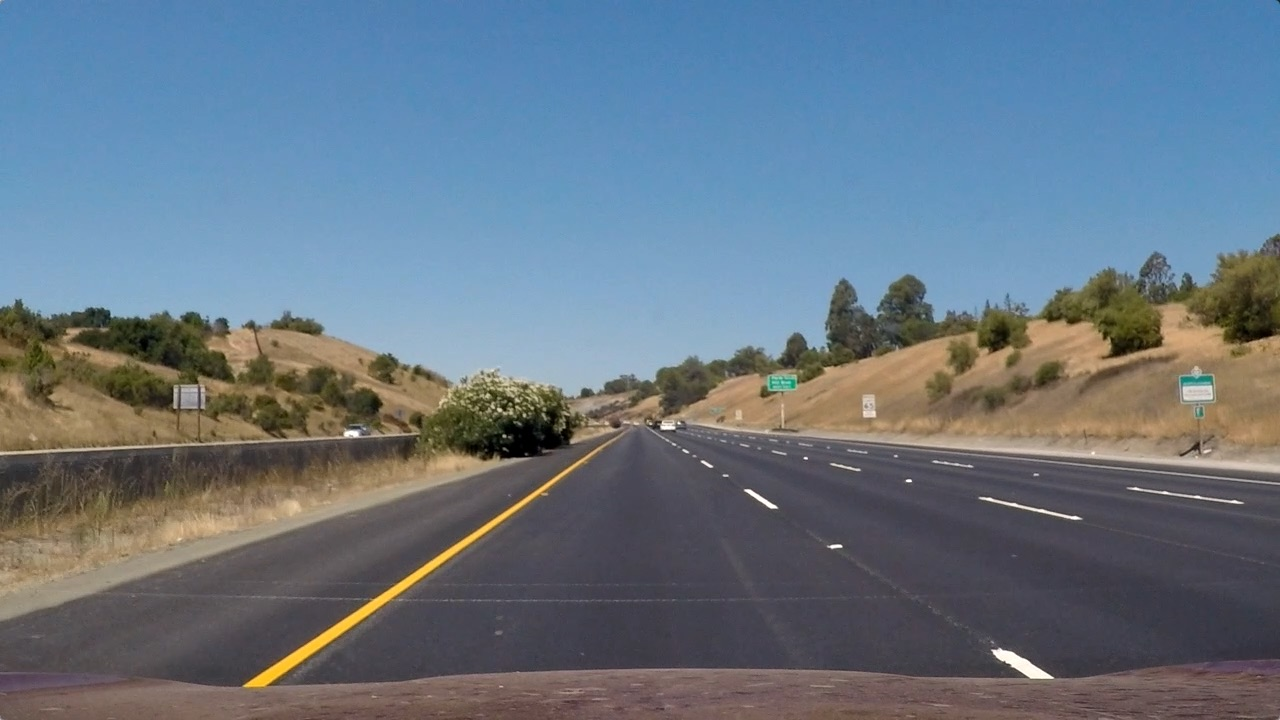
#> input picture test_images/straight_lines1.jpg, 1280 x 720 px
$ python hlsandgradfinalthresholding.py   (older library calls are emulated)
#> lines starting #> are read from the running program, lines starting #| are printed output that depends on the picture; after the words box and inside, x2 and y2 are one past the last pixel; in counts of white or black regions, pixels touching at a corner belong together
# -*- coding: utf-8 -*-
"""
Created on Fri Nov  6 08:46:30 2020

@author: Admin
"""

import matplotlib.pyplot as plt
import matplotlib.image as mpimg
import numpy as np
import cv2
import pickle

dist_pickle = pickle.load(open('./camera_cal/matrix.p','rb'))
#> (reads camera_cal/matrix.p from the repository)
dst = dist_pickle["dist"]
mtx = dist_pickle["mtx"]
#Calib test image
#image = cv2.imread('./camera_cal/calibration3.jpg')


def abs_sobel_thresh(img, orient='x', sobel_kernel=3, thresh=(0, 255)):
    # Calculate directional gradient
    # Apply threshold

    gray = cv2.cvtColor(img,cv2.COLOR_BGR2GRAY)
    if orient=='x':
        sobel = cv2.Sobel(gray,cv2.CV_64F,1,0,ksize=sobel_kernel)
    else:
        sobel = cv2.Sobel(gray,cv2.CV_64F,0,1,ksize=sobel_kernel)
    absolute = np.absolute(sobel)
    scaled = np.uint8(255*absolute/np.max(absolute))
    grad_binary = np.zeros_like(scaled)
    grad_binary[(scaled >= thresh[0])&(scaled <= thresh[1])] = 1

    return grad_binary

def mag_thresh(image, sobel_kernel=3, mag_thresh=(0, 255)):
    # Calculate gradient magnitude
    # Apply threshold
    gray_img = cv2.cvtColor(image,cv2.COLOR_BGR2GRAY)
    sobelx = cv2.Sobel(gray_img,cv2.CV_64F,1,0,ksize=sobel_kernel)
    sobely = cv2.Sobel(gray_img,cv2.CV_64F,0,1,ksize=sobel_kernel)
    mag_sobel = np.sqrt((sobelx)**2 + (sobely)**2)
    absolute = np.absolute(mag_sobel)
    scaled = np.uint8(255*absolute/np.max(absolute))
    mag_binary = np.zeros_like(scaled)
    mag_binary[(scaled >= mag_thresh[0])&(scaled <= mag_thresh[1])] = 1
    return mag_binary

def dir_threshold(image, sobel_kernel=3, thresh=(0, np.pi/2)):
    # Calculate gradient direction
    # Apply threshold
    gray_img = cv2.cvtColor(image,cv2.COLOR_BGR2GRAY)
    sobelx = cv2.Sobel(gray_img,cv2.CV_64F,1,0,ksize=sobel_kernel)
    sobely = cv2.Sobel(gray_img,cv2.CV_64F,0,1,ksize=sobel_kernel)
    absx = np.absolute(sobelx)
    absy = np.absolute(sobely)
    direction = np.arctan2(absy,absx)
    dir_binary =  np.zeros_like(gray_img)
    dir_binary[(direction >= thresh[0])&(direction <= thresh[1])] = 1
    return dir_binary

def hls_select(image,thresh=(0,255)):
    hls = cv2.cvtColor(image,cv2.COLOR_BGR2HLS)
    s = hls[:,:,2]
    binary_output = np.zeros_like(s)
    binary_output[(s>thresh[0])&(s<=thresh[1])]=1
    return binary_output

def hls_select_light(image,thresh=(0,255)):
    hls = cv2.cvtColor(image,cv2.COLOR_BGR2HLS)
    h = hls[:,:,1]
    binary_output = np.zeros_like(h)
    binary_output[(h>thresh[0])&(h<=thresh[1])]=1
    return binary_output


image = cv2.imread('./test_images/straight_lines1.jpg')
#> image is the input picture: shape (720, 1280, 3); mean B, G, R 131.2, 117.7, 103.2
# [7 lines of commented-out code are left out]

ksize = 3
img_undist = cv2.undistort(image,mtx,dst,None,mtx)
# [6 lines of commented-out code are left out]


gradx = abs_sobel_thresh(image, orient='x', sobel_kernel=ksize, thresh=(86, 249))
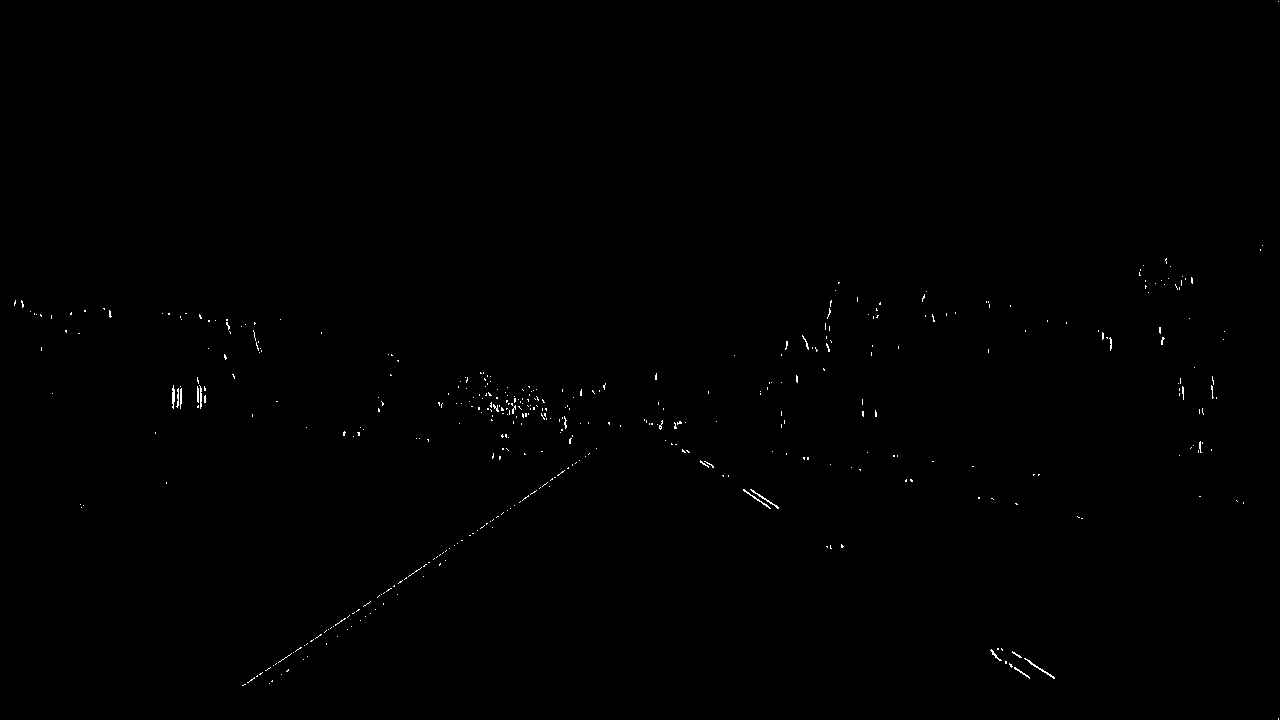
#> gradx: shape (720, 1280); values 0 (black) and 1 (white), 0.24% white in thin lines or dots
grady = abs_sobel_thresh(image, orient='y', sobel_kernel=ksize, thresh=(86, 247))
#> grady: shape (720, 1280); values 0 (black) and 1 (white), 0.73% white in thin lines or dots, all inside (x1, y1, x2, y2) = (0, 299, 1280, 718)
mag_binary = mag_thresh(image, sobel_kernel=ksize, mag_thresh=(109, 238))
#> mag_binary: shape (720, 1280); values 0 (black) and 1 (white), 0.46% white in thin lines or dots, all inside (x1, y1, x2, y2) = (0, 299, 1280, 688)
dir_binary = dir_threshold(image, sobel_kernel=ksize, thresh=(1.01, 1.56))
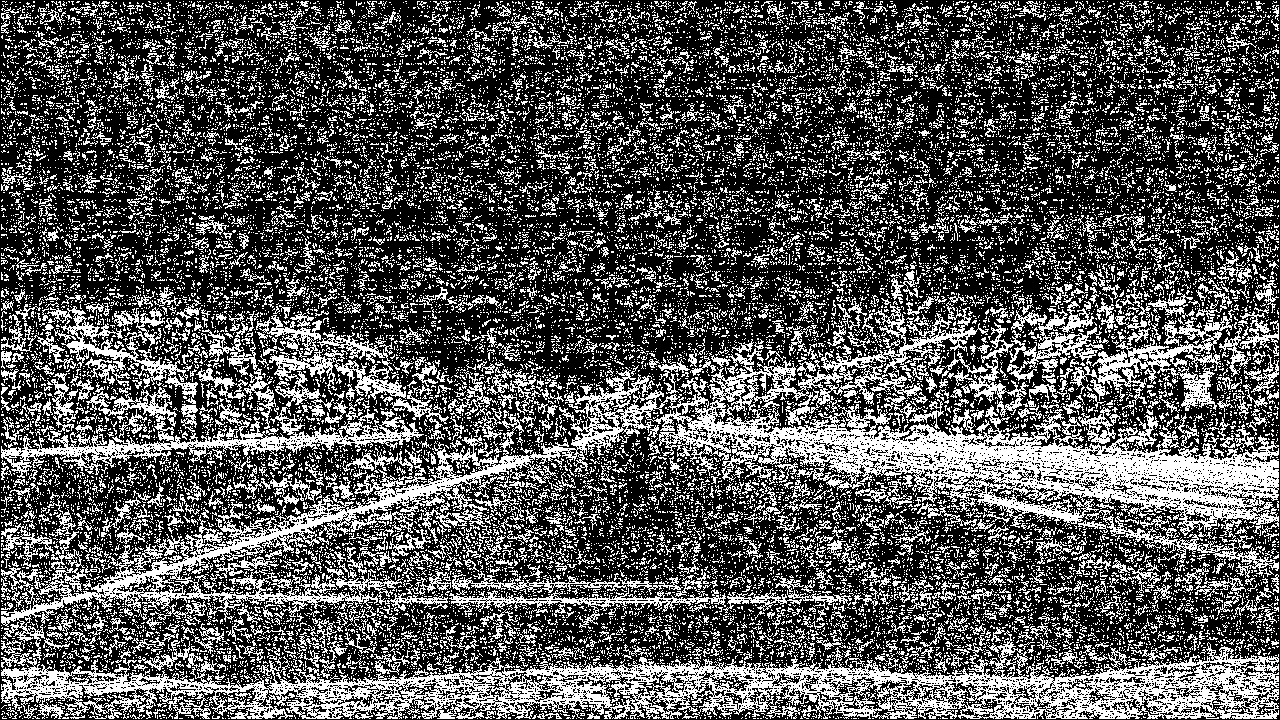
#> dir_binary: shape (720, 1280); values 0 (black) and 1 (white), 33.4% white in thin lines or dots
s_binary = hls_select(image,thresh=(135,254))
#> in hls_select, `hls = cv2.cvtColor(image,cv2.COLOR_BGR2HLS)`: hls: shape (720, 1280, 3); mean of channels 0, 1, 2 85.5, 117, 67
#> in hls_select, `s = hls[:,:,2]`:
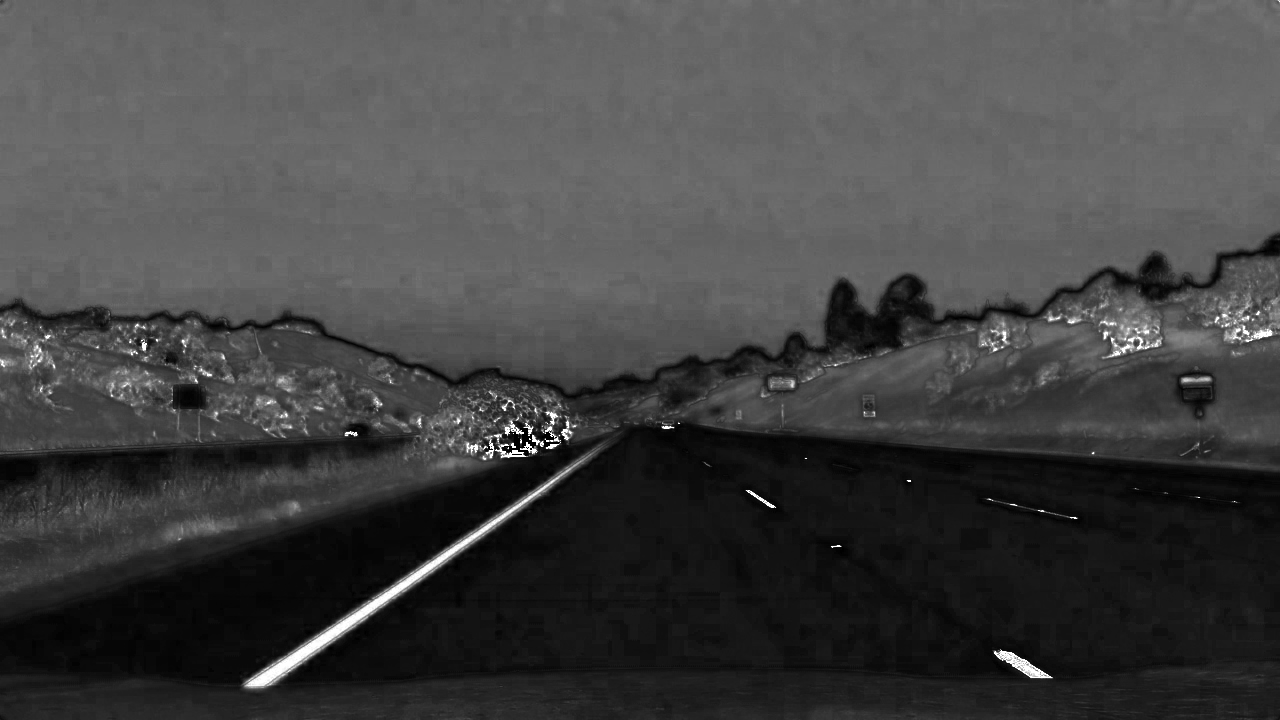
#> s: shape (720, 1280); min 0, max 255, mean 67
#> s_binary: shape (720, 1280); values 0 (black) and 1 (white), 0.75% white in thin lines or dots
l_binary = hls_select_light(image,thresh=(237,255))
#> l_binary: shape (720, 1280); values 0 (black) and 1 (white), 0.1% white; 24 white regions (18 under 20 px), largest, box (x1, y1, x2, y2) and area: (993, 649, 1053, 678) 571, (745, 490, 777, 508) 111, (345, 431, 358, 436) 46, (662, 426, 675, 429) 31, (1065, 516, 1079, 519) 21, (831, 545, 842, 548) 20

combined = np.zeros_like(dir_binary)
combined[((gradx == 1) & (grady == 1)) | ((mag_binary == 1) & (dir_binary == 1)) |(s_binary == 1) |(l_binary==1)] = 1

cv2.imwrite('./test_images/test.jpg',combined*255)
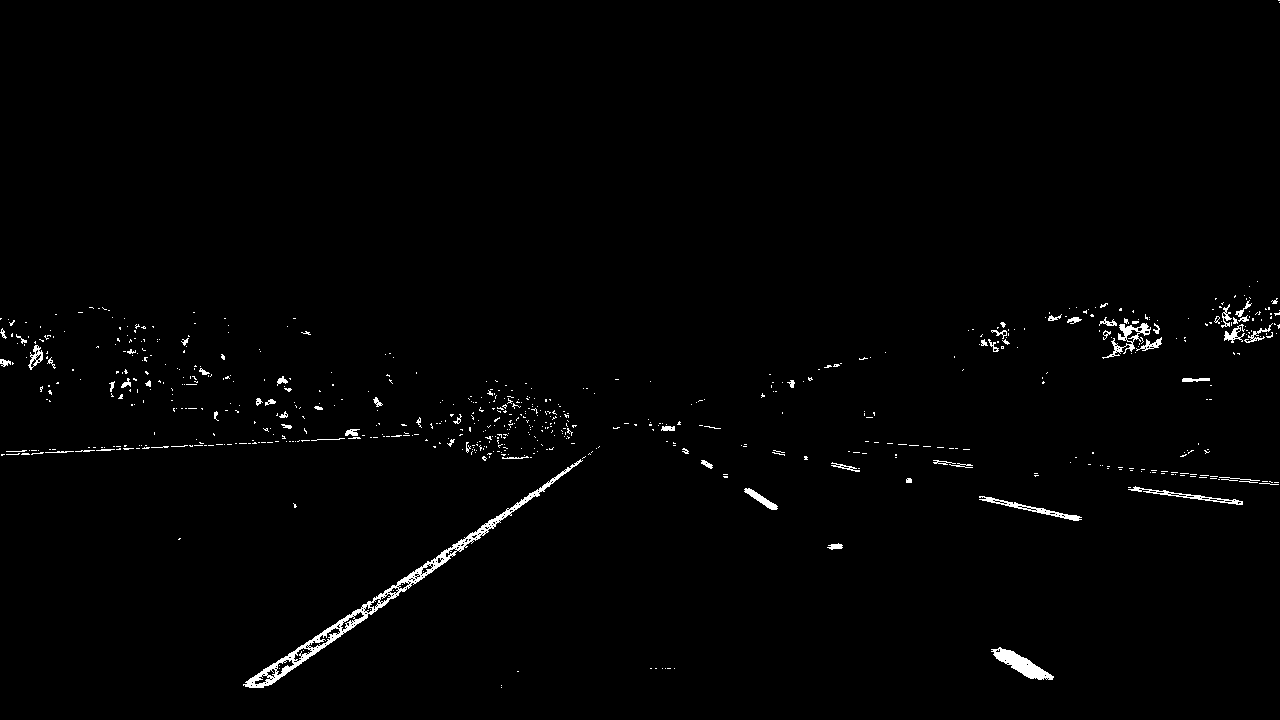
#> saved as test.jpg: shape (720, 1280); 1.2% white; 686 white regions (618 under 20 px), largest, box (x1, y1, x2, y2) and area: (243, 459, 583, 688) 3090, (991, 647, 1054, 680) 789, (1102, 323, 1151, 359) 455
cv2.imshow('image',image)
#cv2.imshow('undistorted',img_undist)
cv2.imshow('combined',combined*255)
cv2.waitKey(0)
cv2.destroyAllWindows()
